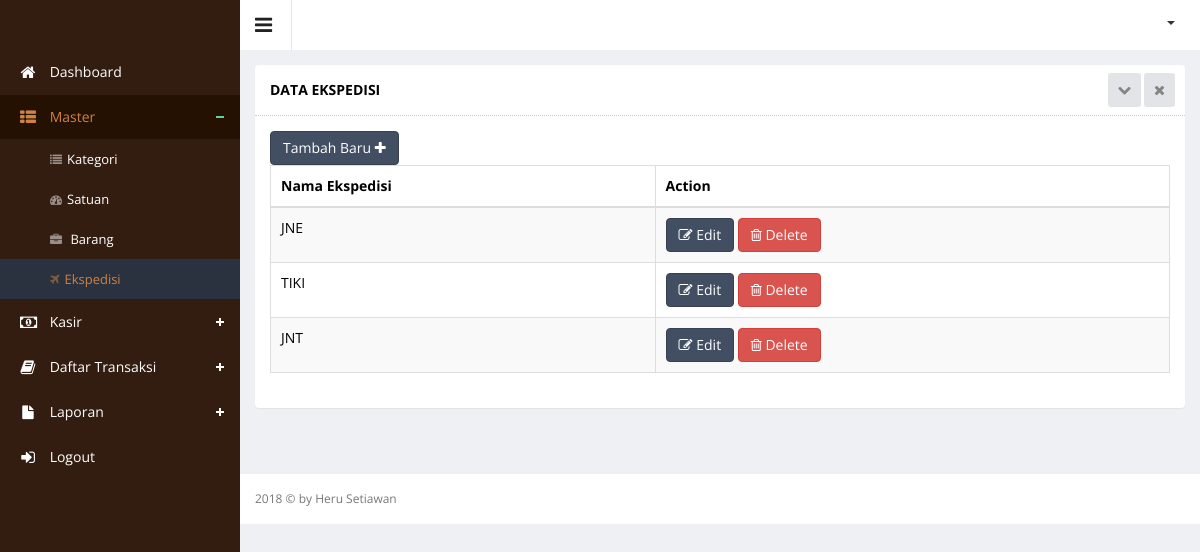
The page /index.php?hal=master/ekspedisi/list (signed in) on the database its author committed.
### tables this page shows
CREATE TABLE `ekspedisi` (
  `id_ekspedisi` int(5) NOT NULL,
  `nmekspedisi` varchar(30) NOT NULL
);

### master/ekspedisi/list.php (the view, shortened to what this page needs)
<div class="wrapper">
    <div class="row">
        <div class="col-sm-12">
            <section class="panel">
                <header class="panel-heading">
                    Data Ekspedisi
                    <span class="tools pull-right">
                        <a href="javascript:;" class="fa fa-chevron-down"></a>
                        <a href="javascript:;" class="fa fa-times"></a>
                     </span>
                </header>
                <div class="panel-body">
                    <div class="adv-table editable-table ">
                        <div class="clearfix">
                            <div class="btn-group">
                                <a href="?hal=master/ekspedisi/add">
                                    <button data-toggle="modal" class="btn btn-primary">
                                        Tambah Baru <i class="fa fa-plus"></i>
                                    </button>
                                </a>
                            </div>
                        </div>
                        <table class="table table-striped table-hover table-bordered" id="editable-sample">
                            <thead>
                            <tr>
                                <th>Nama Ekspedisi</th>
                                <th>Action</th>
                            </tr>
                            </thead>
                            <tbody>
                            <?php
                            $queryEkspedisi = $connect->query("SELECT * FROM ekspedisi ORDER BY id_ekspedisi DESC");
                            while ($rowEkspedisi = mysqli_fetch_array($queryEkspedisi)) {
                                ?>
                                <tr class="">
                                    <td><?php echo $rowEkspedisi['nmekspedisi']; ?></td>
                                    <td>
                                        <a href="?hal=master/ekspedisi/edit&id=<?php echo $rowEkspedisi['id_ekspedisi']; ?>">
                                            <button class="btn btn-primary" type="submit"><i class="fa fa-edit"></i>
                                                Edit
                                            </button>
                                        </a>
                                        <a href="?hal=master/ekspedisi/list&hapus=<?php echo $rowEkspedisi['id_ekspedisi']; ?>">
                                            <button class="btn btn-danger" type="submit" name="hapus"><i
                                                        class="fa fa-trash-o"></i> Delete
                                            </button>
                                        </a>
                                    </td>
                                </tr>
                            <?php } ?>
                            </tbody>
                        </table>
                    </div>
                </div>
            </section>
        </div>
    </div>
</div>

### rows shown on the page
ekspedisi: nmekspedisi "JNE"
ekspedisi: nmekspedisi "TIKI"
ekspedisi: nmekspedisi "JNT"
